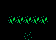

Rendered tile map (Tiled .tmx) drawn with the repository's tilesets; below, a short description and the full map source, tile grids included:
An orthogonal 7x5 tile map with 8x8 px tiles, 1 tile layer (Tile Layer 1), 2 tilesets.

<map version="1.4" tiledversion="1.4.3" orientation="orthogonal" renderorder="right-down" width="7" height="5" tilewidth="8" tileheight="8" infinite="0" nextlayerid="2" nextobjectid="1">
 <tileset firstgid="1" source="../assets/democart.tsx" />
 <tileset firstgid="257" source="../assets/tbj2_startcart2spr.tsx" />
 <layer id="1" name="Tile Layer 1" width="7" height="5">
  <data encoding="csv">
0,0,0,0,0,0,0,
0,0,0,0,0,0,0,
0,12,12,12,12,12,0,
0,0,0,0,0,0,0,
0,0,0,11,0,0,0
</data>
 </layer>
</map>
